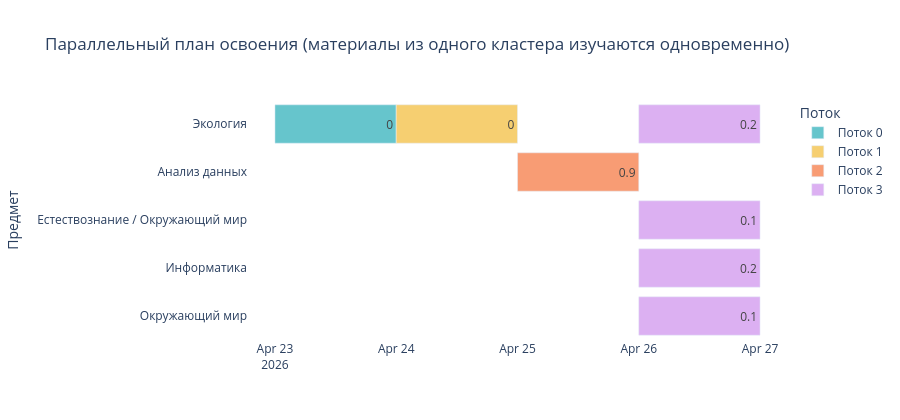

Source (notebook cell):
### Markdown cell above
## 6. Параллельный план: несколько предметов одновременно

### Code cell
def build_parallel_gantt(df, subject_time_df, daily_hours=4.0, start_date=None):
    """
    Параллельный план: материалы из разных parallel_cluster-групп
    изучаются одновременно. Итоговое время = max(длительность кластеров).
    """
    if start_date is None:
        start_date = datetime.today().replace(hour=0, minute=0, second=0, microsecond=0)

    # Group subjects by parallel cluster assignment
    par_groups = (
        df.groupby(['parallel_cluster', 'subject'])['time_min'].sum()
        .reset_index()
        .rename(columns={'time_min': 'group_time_min'})
    )

    rows = []
    current_date = start_date

    for cluster_id, group_df in par_groups.groupby('parallel_cluster'):
        max_time_h = group_df['group_time_min'].max() / 60
        days_needed = max(1, int(np.ceil(max_time_h / daily_hours)))
        end_date = current_date + timedelta(days=days_needed)

        for _, row in group_df.iterrows():
            t_h   = row['group_time_min'] / 60
            d_sub = max(1, int(np.ceil(t_h / daily_hours)))
            rows.append({
                'Предмет': row['subject'],
                'Поток': f'Поток {cluster_id}',
                'Начало': current_date,
                'Конец': current_date + timedelta(days=d_sub),
                'Часов': round(t_h, 1),
            })
        current_date = end_date  # Next cluster starts after this batch

    return pd.DataFrame(rows)

par_gantt_df = build_parallel_gantt(df, subject_time, daily_hours=4.0)

fig2 = px.timeline(
    par_gantt_df,
    x_start='Начало',
    x_end='Конец',
    y='Предмет',
    color='Поток',
    text='Часов',
    title='Параллельный план освоения (материалы из одного кластера изучаются одновременно)',
    color_discrete_sequence=px.colors.qualitative.Pastel,
)
fig2.update_yaxes(autorange='reversed')
fig2.update_layout(
    height=max(300, 60 * len(par_gantt_df)),
    font=dict(size=12),
    plot_bgcolor='white',
)
fig2.update_traces(textposition='inside')
fig2.write_html(str(REPORTS / 'gantt_parallel.html'))
fig2.show()
print('Сохранено: reports/gantt_parallel.html')

### Figure 1 — Plotly figure (JSON) as saved in the notebook; plotly's stock layout.template omitted (floating-point values rounded to 4 significant figures)
{"data": [{"alignmentgroup": "True", "base": ["2026-04-23T00:00:00"], "hovertemplate": "Поток=Поток 0<br>Начало=%{base}<br>Конец=%{x}<br>Предмет=%{y}<br>Часов=%{text}<extra></extra>", "legendgroup": "Поток 0", "marker": {"color": "rgb(102, 197, 204)", "pattern": {"shape": ""}}, "name": "Поток 0", "offsetgroup": "Поток 0", "orientation": "h", "showlegend": true, "text": [0], "textposition": "inside", "type": "bar", "x": [86400000], "xaxis": "x", "y": ["Экология"], "yaxis": "y"}, {"alignmentgroup": "True", "base": ["2026-04-24T00:00:00"], "hovertemplate": "Поток=Поток 1<br>Начало=%{base}<br>Конец=%{x}<br>Предмет=%{y}<br>Часов=%{text}<extra></extra>", "legendgroup": "Поток 1", "marker": {"color": "rgb(246, 207, 113)", "pattern": {"shape": ""}}, "name": "Поток 1", "offsetgroup": "Поток 1", "orientation": "h", "showlegend": true, "text": [0], "textposition": "inside", "type": "bar", "x": [86400000], "xaxis": "x", "y": ["Экология"], "yaxis": "y"}, {"alignmentgroup": "True", "base": ["2026-04-25T00:00:00"], "hovertemplate": "Поток=Поток 2<br>Начало=%{base}<br>Конец=%{x}<br>Предмет=%{y}<br>Часов=%{text}<extra></extra>", "legendgroup": "Поток 2", "marker": {"color": "rgb(248, 156, 116)", "pattern": {"shape": ""}}, "name": "Поток 2", "offsetgroup": "Поток 2", "orientation": "h", "showlegend": true, "text": [0.9], "textposition": "inside", "type": "bar", "x": [86400000], "xaxis": "x", "y": ["Анализ данных"], "yaxis": "y"}, {"alignmentgroup": "True", "base": ["2026-04-26T00:00:00", "2026-04-26T00:00:00", "2026-04-26T00:00:00", "2026-04-26T00:00:00"], "hovertemplate": "Поток=Поток 3<br>Начало=%{base}<br>Конец=%{x}<br>Предмет=%{y}<br>Часов=%{text}<extra></extra>", "legendgroup": "Поток 3", "marker": {"color": "rgb(220, 176, 242)", "pattern": {"shape": ""}}, "name": "Поток 3", "offsetgroup": "Поток 3", "orientation": "h", "showlegend": true, "text": [0.1, 0.2, 0.1, 0.2], "textposition": "inside", "type": "bar", "x": [86400000, 86400000, 86400000, 86400000], "xaxis": "x", "y": ["Естествознание / Окружающий мир", "Информатика", "Окружающий мир", "Экология"], "yaxis": "y"}], "layout": {"barmode": "overlay", "font": {"size": 12}, "height": 420, "legend": {"title": {"text": "Поток"}, "tracegroupgap": 0}, "plot_bgcolor": "white", "title": {"text": "Параллельный план освоения (материалы из одного кластера изучаются одновременно)"}, "xaxis": {"anchor": "y", "domain": [0, 1], "type": "date"}, "yaxis": {"anchor": "x", "autorange": "reversed", "domain": [0, 1], "title": {"text": "Предмет"}}}}
